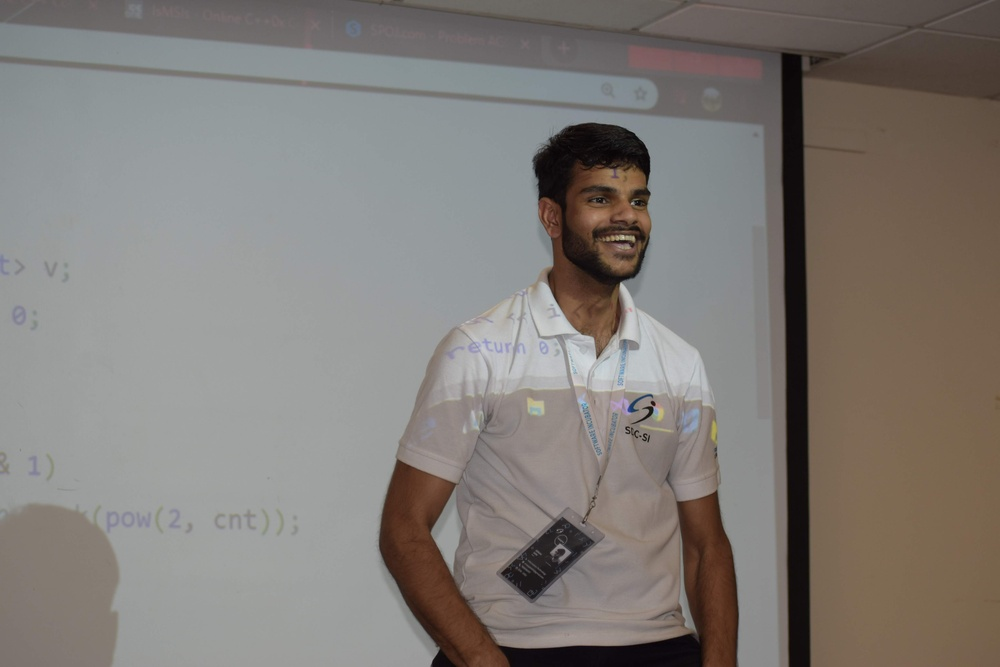
#> input picture images/myimage.jpg, 1000 x 667 px, shrunk from 4898 x 3265 before the run
$ python colouring_image.py
#> lines starting #> are read from the running program, lines starting #| are printed output that depends on the picture
import cv2
import numpy as np

img = cv2.imread("images/myimage.jpg")
#> img is the input picture: shape (667, 1000, 3); mean B, G, R 119.9, 124.3, 129.3
imgGray = cv2.cvtColor(img,cv2.COLOR_BGR2GRAY)
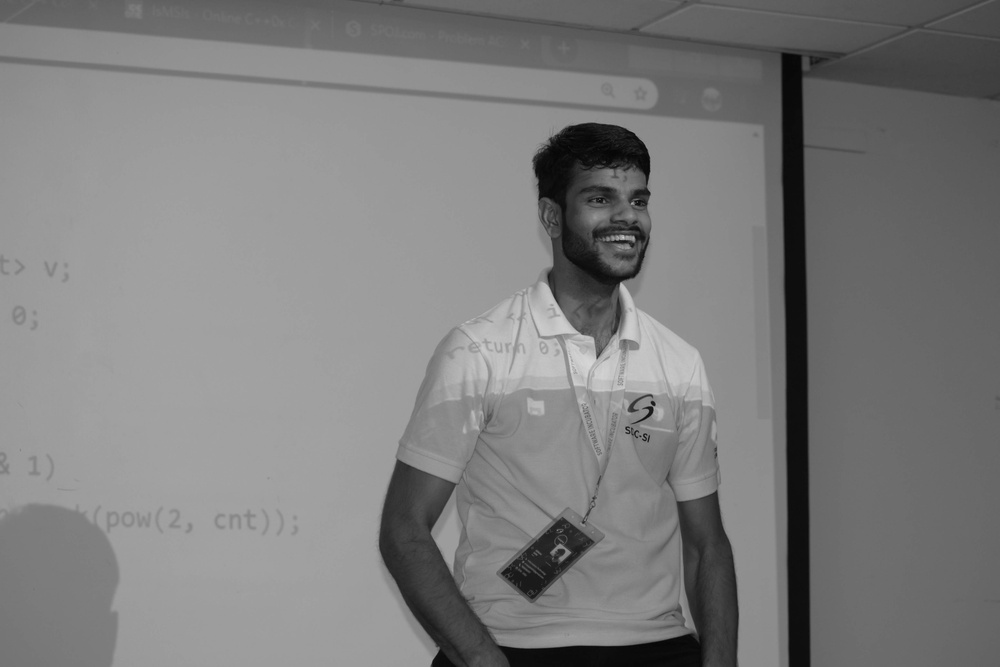
#> imgGray: shape (667, 1000); min 2, max 215, mean 125.2
imgBlur = cv2.GaussianBlur(imgGray,(7,7),0)
cv2.imshow("Gray Image",imgGray)
cv2.imshow("Blur Image",imgBlur)

cv2.waitKey(0)

$ run again, with images/video.webp saved as images/myimage.jpg
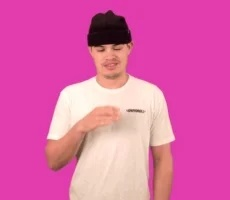
#> input picture images/video.webp, 230 x 200 px
#> img is the input picture: shape (200, 230, 3); mean B, G, R 169, 100, 222.7
#> `imgGray = cv2.cvtColor(img,cv2.COLOR_BGR2GRAY)`:
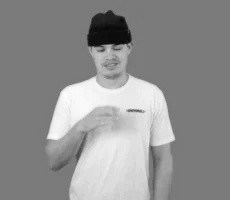
#> imgGray: shape (200, 230); min 7, max 252, mean 144.4
